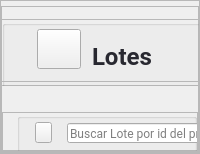
            <widget class="QWidget" name="page_lotes">
             <layout class="QVBoxLayout" name="verticalLayout_4">
              <property name="spacing">
               <number>0</number>
              </property>
              <property name="leftMargin">
               <number>0</number>
              </property>
              <property name="topMargin">
               <number>0</number>
              </property>
              <property name="rightMargin">
               <number>0</number>
              </property>
              <property name="bottomMargin">
               <number>0</number>
              </property>
              <item>
               <widget class="QFrame" name="container_mov_3">
                <property name="frameShape">
                 <enum>QFrame::StyledPanel</enum>
                </property>
                <property name="frameShadow">
                 <enum>QFrame::Raised</enum>
                </property>
                <layout class="QVBoxLayout" name="verticalLayout_34" stretch="0,0,0">
                 <property name="spacing">
                  <number>0</number>
                 </property>
                 <property name="leftMargin">
                  <number>0</number>
                 </property>
                 <property name="topMargin">
                  <number>0</number>
                 </property>
                 <property name="rightMargin">
                  <number>0</number>
                 </property>
                 <property name="bottomMargin">
                  <number>0</number>
                 </property>
                 <item>
                  <widget class="QFrame" name="top_frame_mov_3">
                   <property name="minimumSize">
                    <size>
                     <width>1</width>
                     <height>80</height>
                    </size>
                   </property>
                   <property name="maximumSize">
                    <size>
                     <width>387</width>
                     <height>70</height>
                    </size>
                   </property>
                   <property name="frameShape">
                    <enum>QFrame::StyledPanel</enum>
                   </property>
                   <property name="frameShadow">
                    <enum>QFrame::Raised</enum>
                   </property>
                   <widget class="QFrame" name="frame_26">
                    <property name="geometry">
                     <rect>
                      <x>0</x>
                      <y>13</y>
                      <width>431</width>
                      <height>70</height>
                     </rect>
                    </property>
                    <property name="minimumSize">
                     <size>
                      <width>354</width>
                      <height>70</height>
                     </size>
                    </property>
                    <property name="maximumSize">
                     <size>
                      <width>16777215</width>
                      <height>50</height>
                     </size>
                    </property>
                    <property name="frameShape">
                     <enum>QFrame::StyledPanel</enum>
                    </property>
                    <property name="frameShadow">
                     <enum>QFrame::Raised</enum>
                    </property>
                    <layout class="QVBoxLayout" name="verticalLayout_35">
                     <property name="spacing">
                      <number>0</number>
                     </property>
                     <property name="leftMargin">
                      <number>0</number>
                     </property>
                     <property name="topMargin">
                      <number>0</number>
                     </property>
                     <property name="rightMargin">
                      <number>0</number>
                     </property>
                     <property name="bottomMargin">
                      <number>0</number>
                     </property>
                     <item>
                      <widget class="QGroupBox" name="groupBox_10">
                       <property name="minimumSize">
                        <size>
                         <width>384</width>
                         <height>0</height>
                        </size>
                       </property>
                       <property name="title">
                        <string/>
                       </property>
                       <widget class="QLabel" name="label_40">
                        <property name="geometry">
                         <rect>
                          <x>90</x>
                          <y>10</y>
                          <width>152</width>
                          <height>52</height>
                         </rect>
                        </property>
                        <property name="minimumSize">
                         <size>
                          <width>152</width>
                          <height>0</height>
                         </size>
                        </property>
                        <property name="maximumSize">
                         <size>
                          <width>120</width>
                          <height>16777215</height>
                         </size>
                        </property>
                        <property name="font">
                         <font>
                          <family>Roboto</family>
                          <pointsize>18</pointsize>
                          <weight>75</weight>
                          <bold>true</bold>
                         </font>
                        </property>
                        <property name="styleSheet">
                         <string notr="true">color: #282830 ;
</string>
                        </property>
                        <property name="text">
                         <string>Lotes</string>
                        </property>
                        <property name="alignment">
                         <set>Qt::AlignLeading|Qt::AlignLeft|Qt::AlignVCenter</set>
                        </property>
                       </widget>
                       <widget class="QPushButton" name="pushButton_19">
                        <property name="geometry">
                         <rect>
                          <x>30</x>
                          <y>9</y>
                          <width>49</width>
                          <height>40</height>
                         </rect>
                        </property>
                        <property name="maximumSize">
                         <size>
                          <width>60</width>
                          <height>60</height>
                         </size>
                        </property>
                        <property name="styleSheet">
                         <string notr="true">margin-left:5px</string>
                        </property>
                        <property name="text">
                         <string/>
                        </property>
                        <property name="icon">
                         <iconset resource="../img/img_oficiales.qrc">
                          <normaloff>:/img/producto.png</normaloff>:/img/producto.png</iconset>
                        </property>
                        <property name="iconSize">
                         <size>
                          <width>40</width>
                          <height>40</height>
                         </size>
                        </property>
                       </widget>
                      </widget>
                     </item>
                    </layout>
                   </widget>
                  </widget>
                 </item>
                 <item>
                  <widget class="QFrame" name="mid_mov_3">
                   <property name="maximumSize">
                    <size>
                     <width>16777215</width>
                     <height>70</height>
                    </size>
                   </property>
                   <property name="frameShape">
                    <enum>QFrame::StyledPanel</enum>
                   </property>
                   <property name="frameShadow">
                    <enum>QFrame::Raised</enum>
                   </property>
                   <layout class="QVBoxLayout" name="verticalLayout_36">
                    <property name="spacing">
                     <number>0</number>
                    </property>
                    <property name="leftMargin">
                     <number>0</number>
                    </property>
                    <property name="topMargin">
                     <number>30</number>
                    </property>
                    <property name="rightMargin">
                     <number>0</number>
                    </property>
                    <property name="bottomMargin">
                     <number>0</number>
                    </property>
                    <item alignment="Qt::AlignBottom">
                     <widget class="QFrame" name="frame_27">
                      <property name="minimumSize">
                       <size>
                        <width>0</width>
                        <height>50</height>
                       </size>
                      </property>
                      <property name="maximumSize">
                       <size>
                        <width>16777215</width>
                        <height>50</height>
                       </size>
                      </property>
                      <property name="frameShape">
                       <enum>QFrame::StyledPanel</enum>
                      </property>
                      <property name="frameShadow">
                       <enum>QFrame::Raised</enum>
                      </property>
                      <layout class="QVBoxLayout" name="verticalLayout_37">
                       <property name="spacing">
                        <number>0</number>
                       </property>
                       <property name="leftMargin">
                        <number>0</number>
                       </property>
                       <property name="topMargin">
                        <number>0</number>
                       </property>
                       <property name="rightMargin">
                        <number>0</number>
                       </property>
                       <property name="bottomMargin">
                        <number>0</number>
                       </property>
                       <item>
                        <widget class="QGroupBox" name="groupBox_11">
                         <property name="minimumSize">
                          <size>
                           <width>0</width>
                           <height>50</height>
                          </size>
                         </property>
                         <property name="styleSheet">
                          <string notr="true">margin-left: 14px</string>
                         </property>
                         <property name="title">
                          <string/>
                         </property>
                         <widget class="QPushButton" name="pushButton_20">
                          <property name="geometry">
                           <rect>
                            <x>18</x>
                            <y>9</y>
                            <width>31</width>
                            <height>21</height>
                           </rect>
                          </property>
                          <property name="minimumSize">
                           <size>
                            <width>0</width>
                            <height>21</height>
                           </size>
                          </property>
                          <property name="cursor">
                           <cursorShape>PointingHandCursor</cursorShape>
                          </property>
                          <property name="text">
                           <string/>
                          </property>
                          <property name="icon">
                           <iconset resource="../img/img_oficiales.qrc">
                            <normaloff>:/img/LupaB.png</normaloff>:/img/LupaB.png</iconset>
                          </property>
                          <property name="iconSize">
                           <size>
                            <width>52</width>
                            <height>82</height>
                           </size>
                          </property>
                         </widget>
                         <widget class="QLineEdit" name="lineEdit_6">
                          <property name="geometry">
                           <rect>
                            <x>50</x>
                            <y>10</y>
                            <width>301</width>
                            <height>20</height>
                           </rect>
                          </property>
                          <property name="minimumSize">
                           <size>
                            <width>0</width>
                            <height>20</height>
                           </size>
                          </property>
                          <property name="styleSheet">
                           <string notr="true">font-family: Roboto;
</string>
                          </property>
                          <property name="text">
                           <string/>
                          </property>
                          <property name="placeholderText">
                           <string>Buscar Lote por id del producto</string>
                          </property>
                         </widget>
                        </widget>
                       </item>
                      </layout>
                     </widget>
                    </item>
                   </layout>
                  </widget>
                 </item>
                 <item>
                  <widget class="QFrame" name="bottom_mov_3">
                   <property name="frameShape">
                    <enum>QFrame::StyledPanel</enum>
                   </property>
                   <property name="frameShadow">
                    <enum>QFrame::Raised</enum>
                   </property>
                   <layout class="QVBoxLayout" name="verticalLayout_38">
                    <property name="spacing">
                     <number>0</number>
                    </property>
                    <property name="leftMargin">
                     <number>0</number>
                    </property>
                    <property name="topMargin">
                     <number>0</number>
                    </property>
                    <property name="rightMargin">
                     <number>0</number>
                    </property>
                    <property name="bottomMargin">
                     <number>0</number>
                    </property>
                    <item>
                     <widget class="QFrame" name="frame_28">
                      <property name="frameShape">
                       <enum>QFrame::StyledPanel</enum>
                      </property>
                      <property name="frameShadow">
                       <enum>QFrame::Raised</enum>
                      </property>
                      <widget class="QTableWidget" name="tableWidget_lotes">
                       <property name="geometry">
                        <rect>
                         <x>50</x>
                         <y>60</y>
                         <width>801</width>
                         <height>421</height>
                        </rect>
                       </property>
                       <property name="cursor" stdset="0">
                        <cursorShape>PointingHandCursor</cursorShape>
                       </property>
                       <property name="styleSheet">
                        <string notr="true">QTableWidget{
font-size: 11pt;
margin-top:15px;
color: #000;
font-family: Roboto;
text-align:center;
}
QHeaderView::section {
    background-color: #394353;
	border-radius: 11px;
	color:#fff;
    font-size: 9pt;
	font-family:Roboto;
    border-left: 1px solid #394353;

}

QHeaderView::section:horizontal
{
    border-top: 1px solid #394353;

}

QHeaderView::section:vertical
{

    border-left: 1px solid #394353;
}</string>
                       </property>
                       <property name="editTriggers">
                        <set>QAbstractItemView::NoEditTriggers</set>
                       </property>
                       <property name="showGrid">
                        <bool>false</bool>
                       </property>
                       <attribute name="horizontalHeaderVisible">
                        <bool>false</bool>
                       </attribute>
                       <attribute name="horizontalHeaderCascadingSectionResizes">
                        <bool>true</bool>
                       </attribute>
                       <attribute name="horizontalHeaderDefaultSectionSize">
                        <number>160</number>
                       </attribute>
                       <attribute name="horizontalHeaderShowSortIndicator" stdset="0">
                        <bool>true</bool>
                       </attribute>
                       <attribute name="horizontalHeaderStretchLastSection">
                        <bool>true</bool>
                       </attribute>
                       <attribute name="verticalHeaderVisible">
                        <bool>false</bool>
                       </attribute>
                       <attribute name="verticalHeaderDefaultSectionSize">
                        <number>41</number>
                       </attribute>
                       <column>
                        <property name="text">
                         <string>New Column</string>
                        </property>
                       </column>
                       <column>
                        <property name="text">
                         <string>New Column</string>
                        </property>
                       </column>
                       <column>
                        <property name="text">
                         <string>New Column</string>
                        </property>
                       </column>
                       <column>
                        <property name="text">
                         <string>New Column</string>
                        </property>
                       </column>
                       <column>
                        <property name="text">
                         <string>New Column</string>
                        </property>
                       </column>
                      </widget>
                      <widget class="QFrame" name="frame_29">
                       <property name="geometry">
                        <rect>
                         <x>29</x>
                         <y>9</y>
                         <width>831</width>
                         <height>41</height>
                        </rect>
                       </property>
                       <property name="minimumSize">
                        <size>
                         <width>56</width>
                         <height>41</height>
                        </size>
                       </property>
                       <property name="styleSheet">
                        <string notr="true">background-color: #f2f2f5;

border-radius:15px;</string>
                       </property>
                       <property name="frameShape">
                        <enum>QFrame::StyledPanel</enum>
                       </property>
                       <property name="frameShadow">
                        <enum>QFrame::Raised</enum>
                       </property>
                       <widget class="QLabel" name="label_41">
                        <property name="geometry">
                         <rect>
                          <x>20</x>
                          <y>10</y>
                          <width>141</width>
                          <height>18</height>
                         </rect>
                        </property>
                        <property name="font">
                         <font>
                          <family>Roboto</family>
                          <pointsize>11</pointsize>
                          <weight>75</weight>
                          <bold>true</bold>
                         </font>
                        </property>
                        <property name="styleSheet">
                         <string notr="true">background: none;
color: #282830 ;
</string>
                        </property>
                        <property name="text">
                         <string>Código del Producto</string>
                        </property>
                       </widget>
                       <widget class="QLabel" name="label_42">
                        <property name="geometry">
                         <rect>
                          <x>200</x>
                          <y>10</y>
                          <width>79</width>
                          <height>18</height>
                         </rect>
                        </property>
                        <property name="font">
                         <font>
                          <family>Roboto</family>
                          <pointsize>11</pointsize>
                          <weight>75</weight>
                          <bold>true</bold>
                         </font>
                        </property>
                        <property name="styleSheet">
                         <string notr="true">background: none;
color: #282830 ;

</string>
                        </property>
                        <property name="text">
                         <string>Descripción</string>
                        </property>
                       </widget>
                       <widget class="QLabel" name="label_43">
                        <property name="geometry">
                         <rect>
                          <x>520</x>
                          <y>10</y>
                          <width>132</width>
                          <height>18</height>
                         </rect>
                        </property>
                        <property name="font">
                         <font>
                          <family>Roboto</family>
                          <pointsize>11</pointsize>
                          <weight>75</weight>
                          <bold>true</bold>
                         </font>
                        </property>
                        <property name="styleSheet">
                         <string notr="true">background: none;
color: #282830 ;
</string>
                        </property>
                        <property name="text">
                         <string>Lote</string>
                        </property>
                       </widget>
                       <widget class="QLabel" name="label_45">
                        <property name="geometry">
                         <rect>
                          <x>650</x>
                          <y>10</y>
                          <width>161</width>
                          <height>18</height>
                         </rect>
                        </property>
                        <property name="font">
                         <font>
                          <family>Roboto</family>
                          <pointsize>11</pointsize>
                          <weight>75</weight>
                          <bold>true</bold>
                         </font>
                        </property>
                        <property name="styleSheet">
                         <string notr="true">background: none;
color: #282830 ;
</string>
                        </property>
                        <property name="text">
                         <string> Fecha de Vencimiento</string>
                        </property>
                       </widget>
                       <widget class="QLabel" name="label_46">
                        <property name="geometry">
                         <rect>
                          <x>350</x>
                          <y>10</y>
                          <width>61</width>
                          <height>18</height>
                         </rect>
                        </property>
                        <property name="font">
                         <font>
                          <family>Roboto</family>
                          <pointsize>11</pointsize>
                          <weight>75</weight>
                          <bold>true</bold>
                         </font>
                        </property>
                        <property name="styleSheet">
                         <string notr="true">background: none;
color: #282830 ;

</string>
                        </property>
                        <property name="text">
                         <string>Cantidad</string>
                        </property>
                       </widget>
                      </widget>
                      <widget class="QPushButton" name="btn_actualizarLotes">
                       <property name="geometry">
                        <rect>
                         <x>860</x>
                         <y>20</y>
                         <width>31</width>
                         <height>21</height>
                        </rect>
                       </property>
                       <property name="minimumSize">
                        <size>
                         <width>0</width>
                         <height>21</height>
                        </size>
                       </property>
                       <property name="cursor">
                        <cursorShape>PointingHandCursor</cursorShape>
                       </property>
                       <property name="text">
                        <string/>
                       </property>
                       <property name="icon">
                        <iconset resource="../img/img_oficiales.qrc">
                         <normaloff>:/img/refresh.png</normaloff>:/img/refresh.png</iconset>
                       </property>
                       <property name="iconSize">
                        <size>
                         <width>33</width>
                         <height>16</height>
                        </size>
                       </property>
                      </widget>
                     </widget>
                    </item>
                   </layout>
                  </widget>
                 </item>
                </layout>
               </widget>
              </item>
             </layout>
            </widget>
